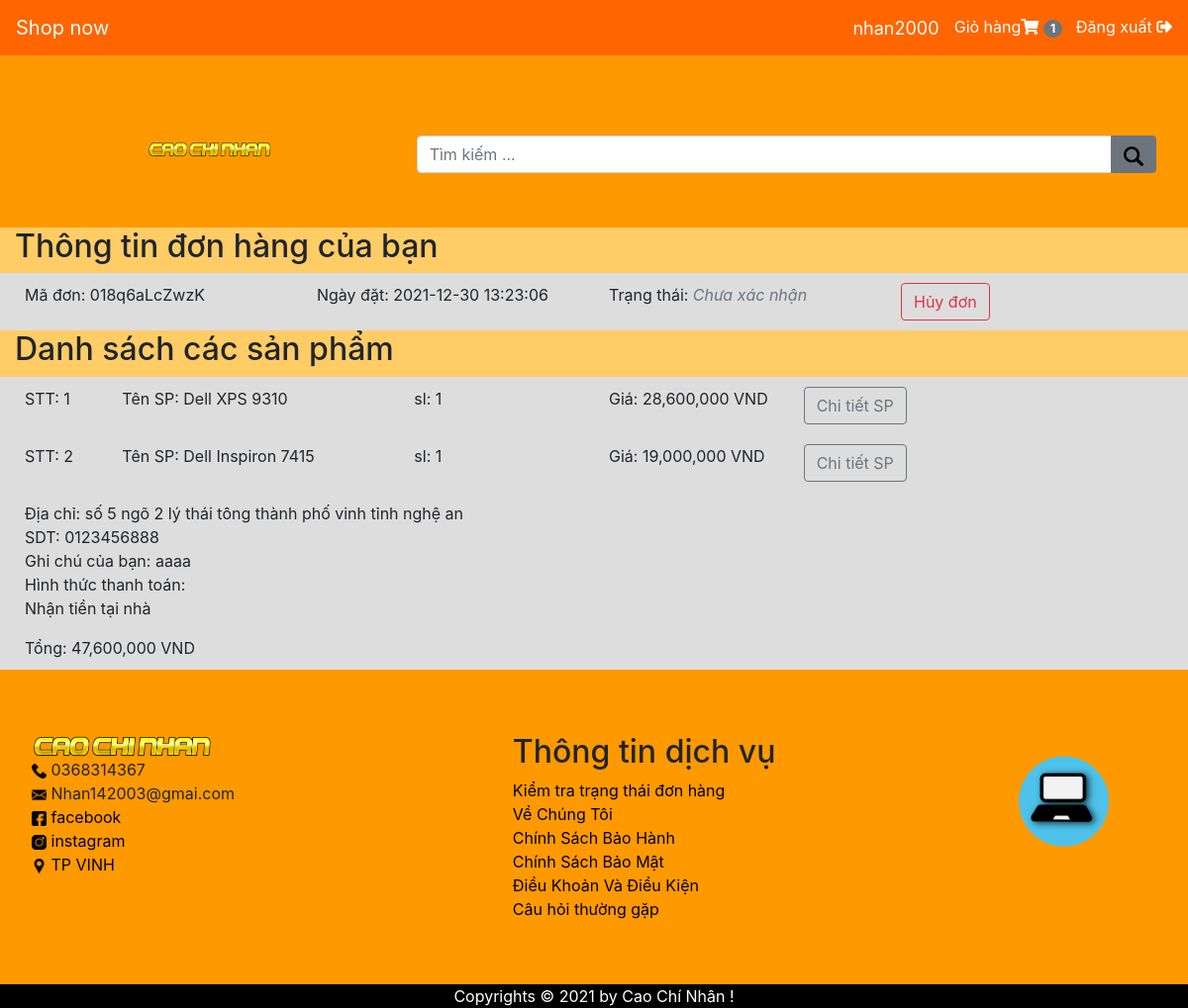
The page /?pages=chitiet_donhangdat&ma_donhang=018q6aLcZwzK (signed in) on the database its author committed.
### tables this page shows
CREATE TABLE `diachi_donhang` (
  `id` int(11) NOT NULL,
  `ma_donhang` varchar(100) NOT NULL,
  `id_user` int(11) NOT NULL,
  `phone` varchar(11) NOT NULL,
  `diachi` text NOT NULL,
  `ghichu` text NOT NULL,
  `thanhtoan` int(11) NOT NULL,
  `ngay_dat` timestamp NOT NULL DEFAULT current_timestamp() ON UPDATE current_timestamp(),
  `trang_thai` int(11) NOT NULL,
  `name` varchar(255) NOT NULL,
  `email` varchar(255) NOT NULL
);

CREATE TABLE `donhang` (
  `id` int(11) NOT NULL,
  `ma_donhang` varchar(255) NOT NULL,
  `id_product` int(11) NOT NULL,
  `id_user` int(11) NOT NULL,
  `soluong` int(11) NOT NULL,
  `gia_sanpham` float NOT NULL,
  `ngay_dat` timestamp NOT NULL DEFAULT current_timestamp() ON UPDATE current_timestamp(),
  `trang_thai` int(11) NOT NULL,
  `email` varchar(255) NOT NULL,
  `phone` varchar(11) NOT NULL
);

CREATE TABLE `product` (
  `id_product` int(11) NOT NULL,
  `id_danh_muc` int(11) NOT NULL,
  `ten_sanpham` varchar(100) NOT NULL,
  `anh_sanpham` varchar(255) NOT NULL,
  `soluong` int(11) NOT NULL,
  `gia_sanpham` float NOT NULL,
  `gia_khuyenmai` float DEFAULT NULL,
  `chitiet` text NOT NULL
);

### include/chitiet_donhang_user.php (the view, shortened to what this page needs)
<?php
$user = $_SESSION['user'];
$id_user = $user['id'];
if (isset($_GET['ma_donhang'])) {
    $ma_donhang = $_GET['ma_donhang'];
    $cac_don_hang = mysqli_query($conn, "SELECT diachi_donhang.*,users.name AS 'ten_khachhang'  FROM diachi_donhang
INNER JOIN users ON diachi_donhang.id_user = users.id WHERE id_user = '$id_user' AND ma_donhang ='$ma_donhang'");
    $don_hang = mysqli_query($conn, "SELECT donhang.*,product.ten_sanpham AS 'ten_sanpham' FROM donhang INNER JOIN product ON donhang.id_product = product.id_product
  WHERE ma_donhang ='$ma_donhang' AND id_user = '$id_user' ");
}
?>
<div class="container-fluid">
    <h2>Thông tin đơn hàng của bạn <span class="badge badge-secondary badge-pill"></span></h2>
    <?php foreach ($cac_don_hang as $key => $value) { ?>
        <div class="row giohang ">
            <div class=" col-sm-3 col-md-32 col-lg-3"> Mã đơn:
                <?php echo $value['ma_donhang'] ?>
            </div>
            <div class=" col-sm-3 col-md-3 col-lg-3"> Ngày đặt:
                <?php echo $value['ngay_dat'] ?>
            </div>
            <div class=" col-sm-3 col-md-3 col-lg-3"> Trạng thái:
                <?php if ($value['trang_thai'] == 0) { ?>
                    <i class="text-secondary">Chưa xác nhận</i>
                <?php  } elseif ($value['trang_thai'] == 1) { ?>
                    <i class="text-info">Đang giao hàng</i>
                <?php  } else { ?>
                    <i class="text-success">Đã hoàn thành</i>
                <?php  }  ?>
            </div>
            <div class=" col-sm-3 col-md-3 col-lg-3">
                <?php if ($value['trang_thai'] == 0) { ?>
                    <a onclick="return confirm('Bạn có chắc muốn hủy đơn hàng <?php echo $value['ma_donhang'] ?> không ?')" href="include/huy_donhang.php?ma_donhang=<?php echo $value['ma_donhang'] ?>" class="btn btn-outline-danger">Hủy đơn</a>
                <?php  } else { ?>
                <?php } ?>
            </div>
        </div>
    <?php } ?>
    <h2>Danh sách các sản phẩm</h2>
    <?php $total = 0;
    foreach ($don_hang as $i => $giatri) { ?>
        <div class="row giohang ">
            <div class=" col-sm-1 col-md-1 col-lg-1">STT:
                <?php echo $i + 1 ?>
            </div>
            <div class=" col-sm-3 col-md-3 col-lg-3"> Tên SP:
                <?php echo $giatri['ten_sanpham'] ?>
            </div>
            <div class=" col-sm-2 col-md-2 col-lg-2"> sl:
                <?php echo $giatri['soluong'] ?>
            </div>
            <div class=" col-sm-2 col-md-2 col-lg-2"> Giá:
                <?php echo number_format($giasanpham = $giatri['gia_sanpham'] * $giatri['soluong']) ?> VND
            </div>
            <div class=" col-sm-2 col-md-2 col-lg-2">
                <a href="?pages=chitietsanpham&sanpham=<?php echo $giatri['id_product'] ?>" class="btn btn-outline-secondary">Chi tiết SP</a>
            </div>
        </div>
    <?php $total += $giasanpham;
    } ?>
    <div class="row giohang ">
        <div class=" col-sm-10 col-md-10 col-lg-10">Địa chỉ:
            <?php echo $value['diachi'] ?>
        </div>
        <div class=" col-sm-10 col-md-10 col-lg-10">SDT: <?php echo $value['phone'] ?> </div>
        <div class=" col-sm-10 col-md-10 col-lg-10">Ghi chú của bạn:
            <?php echo $value['ghichu'] ?>
        </div>
        <div class=" col-sm-10 col-md-10 col-lg-10">Hình thức thanh toán:
            <?php if ($value['thanhtoan'] == 0) {
                echo '<p> Nhận tiền tại nhà </P>';
            } else {
                echo '<p> Chuyển khoản qua thẻ (Chưa có =[[)</P>';
            } ?>
        </div>
        <div class=" col-sm-10 col-md-10 col-lg-10">
          Tổng: <?php echo number_format($total) ?> VND
        </div>
    </div>
</div>

### css/style-index.css (style rules this page uses)
* { margin: 0; padding: 0; }
body { background-color:rgb(255, 204, 102); }
a { color: black; }
.giohang { background-color: rgb(221, 221, 221); padding: 10px; }

### rows shown on the page
diachi_donhang: ma_donhang "018q6aLcZwzK", ngay_dat "2021-12-30 13:23:06", trang_thai "Chưa xác nhận", diachi "số 5 ngõ 2 lý thái tông thành phố vinh tỉnh nghệ an", phone "0123456888", ghichu "aaaa"
donhang: id_product.ten_sanpham "Dell XPS 9310", soluong "1", $giasanpham = $giatri['gia_sanpham'] * $giatri['soluong'] "28,600,000"
donhang: id_product.ten_sanpham "Dell Inspiron 7415", soluong "1", $giasanpham = $giatri['gia_sanpham'] * $giatri['soluong'] "19,000,000"

### other values the page prints
$user['name'] "nhan2000"
mysqli_num_rows($giohang) "1"
$total "47,600,000"
